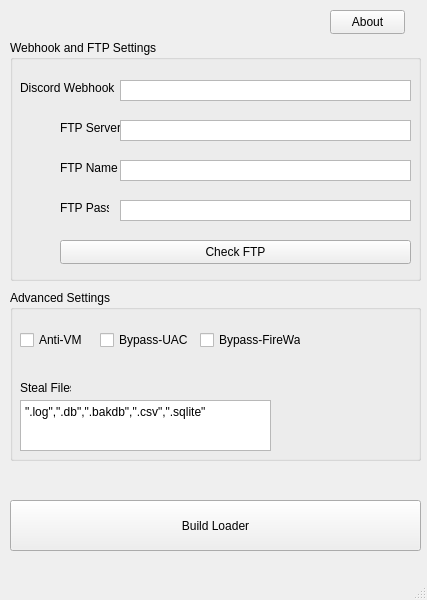
<?xml version="1.0" encoding="UTF-8"?>
<ui version="4.0">
 <class>MainWindow</class>
 <widget class="QMainWindow" name="MainWindow">
  <property name="geometry">
   <rect>
    <x>0</x>
    <y>0</y>
    <width>427</width>
    <height>600</height>
   </rect>
  </property>
  <property name="windowTitle">
   <string>XNStealer Builder</string>
  </property>
  <widget class="QWidget" name="centralwidget">
   <widget class="QGroupBox" name="groupBox">
    <property name="geometry">
     <rect>
      <x>10</x>
      <y>40</y>
      <width>411</width>
      <height>241</height>
     </rect>
    </property>
    <property name="title">
     <string>Webhook and FTP Settings</string>
    </property>
    <widget class="QLabel" name="label">
     <property name="geometry">
      <rect>
       <x>10</x>
       <y>40</y>
       <width>101</width>
       <height>16</height>
      </rect>
     </property>
     <property name="text">
      <string>Discord Webhook</string>
     </property>
    </widget>
    <widget class="QPlainTextEdit" name="WebHook_Text">
     <property name="enabled">
      <bool>true</bool>
     </property>
     <property name="geometry">
      <rect>
       <x>110</x>
       <y>40</y>
       <width>291</width>
       <height>21</height>
      </rect>
     </property>
     <property name="verticalScrollBarPolicy">
      <enum>Qt::ScrollBarAlwaysOff</enum>
     </property>
     <property name="centerOnScroll">
      <bool>false</bool>
     </property>
    </widget>
    <widget class="QLabel" name="label_2">
     <property name="geometry">
      <rect>
       <x>50</x>
       <y>80</y>
       <width>61</width>
       <height>16</height>
      </rect>
     </property>
     <property name="text">
      <string>FTP Server</string>
     </property>
    </widget>
    <widget class="QPlainTextEdit" name="ftpServer_Text">
     <property name="enabled">
      <bool>true</bool>
     </property>
     <property name="geometry">
      <rect>
       <x>110</x>
       <y>80</y>
       <width>291</width>
       <height>21</height>
      </rect>
     </property>
     <property name="verticalScrollBarPolicy">
      <enum>Qt::ScrollBarAlwaysOff</enum>
     </property>
    </widget>
    <widget class="QLabel" name="label_3">
     <property name="geometry">
      <rect>
       <x>50</x>
       <y>120</y>
       <width>61</width>
       <height>16</height>
      </rect>
     </property>
     <property name="text">
      <string>FTP Name</string>
     </property>
    </widget>
    <widget class="QPlainTextEdit" name="ftpName_Text">
     <property name="enabled">
      <bool>true</bool>
     </property>
     <property name="geometry">
      <rect>
       <x>110</x>
       <y>120</y>
       <width>291</width>
       <height>21</height>
      </rect>
     </property>
     <property name="verticalScrollBarPolicy">
      <enum>Qt::ScrollBarAlwaysOff</enum>
     </property>
    </widget>
    <widget class="QLabel" name="label_4">
     <property name="geometry">
      <rect>
       <x>50</x>
       <y>160</y>
       <width>49</width>
       <height>16</height>
      </rect>
     </property>
     <property name="text">
      <string>FTP Pass</string>
     </property>
    </widget>
    <widget class="QPlainTextEdit" name="ftpPass_Text">
     <property name="enabled">
      <bool>true</bool>
     </property>
     <property name="geometry">
      <rect>
       <x>110</x>
       <y>160</y>
       <width>291</width>
       <height>21</height>
      </rect>
     </property>
     <property name="verticalScrollBarPolicy">
      <enum>Qt::ScrollBarAlwaysOff</enum>
     </property>
    </widget>
    <widget class="QPushButton" name="CheckBtn">
     <property name="geometry">
      <rect>
       <x>50</x>
       <y>200</y>
       <width>351</width>
       <height>24</height>
      </rect>
     </property>
     <property name="text">
      <string>Check FTP</string>
     </property>
    </widget>
   </widget>
   <widget class="QPushButton" name="AboutBtn">
    <property name="geometry">
     <rect>
      <x>330</x>
      <y>10</y>
      <width>75</width>
      <height>24</height>
     </rect>
    </property>
    <property name="text">
     <string>About</string>
    </property>
   </widget>
   <widget class="QPushButton" name="BuildBtn">
    <property name="geometry">
     <rect>
      <x>10</x>
      <y>500</y>
      <width>411</width>
      <height>51</height>
     </rect>
    </property>
    <property name="text">
     <string>Build Loader</string>
    </property>
   </widget>
   <widget class="QGroupBox" name="groupBox_2">
    <property name="geometry">
     <rect>
      <x>10</x>
      <y>290</y>
      <width>411</width>
      <height>171</height>
     </rect>
    </property>
    <property name="title">
     <string>Advanced Settings</string>
    </property>
    <widget class="QCheckBox" name="AntiVM_Box">
     <property name="geometry">
      <rect>
       <x>10</x>
       <y>40</y>
       <width>76</width>
       <height>20</height>
      </rect>
     </property>
     <property name="text">
      <string>Anti-VM</string>
     </property>
    </widget>
    <widget class="QCheckBox" name="BypassUAC_Box">
     <property name="geometry">
      <rect>
       <x>90</x>
       <y>40</y>
       <width>91</width>
       <height>20</height>
      </rect>
     </property>
     <property name="text">
      <string>Bypass-UAC</string>
     </property>
    </widget>
    <widget class="QCheckBox" name="BypassFW_Box">
     <property name="geometry">
      <rect>
       <x>190</x>
       <y>40</y>
       <width>101</width>
       <height>20</height>
      </rect>
     </property>
     <property name="text">
      <string>Bypass-FireWall</string>
     </property>
    </widget>
    <widget class="QPlainTextEdit" name="stealFiles_Text">
     <property name="geometry">
      <rect>
       <x>10</x>
       <y>110</y>
       <width>251</width>
       <height>51</height>
      </rect>
     </property>
     <property name="plainText">
      <string>&quot;.log&quot;,&quot;.db&quot;,&quot;.bakdb&quot;,&quot;.csv&quot;,&quot;.sqlite&quot;</string>
     </property>
    </widget>
    <widget class="QLabel" name="label_5">
     <property name="geometry">
      <rect>
       <x>10</x>
       <y>90</y>
       <width>51</width>
       <height>16</height>
      </rect>
     </property>
     <property name="text">
      <string>Steal Files</string>
     </property>
    </widget>
   </widget>
  </widget>
  <widget class="QMenuBar" name="menubar">
   <property name="geometry">
    <rect>
     <x>0</x>
     <y>0</y>
     <width>427</width>
     <height>22</height>
    </rect>
   </property>
  </widget>
  <widget class="QStatusBar" name="statusbar"/>
 </widget>
 <resources/>
 <connections/>
</ui>
